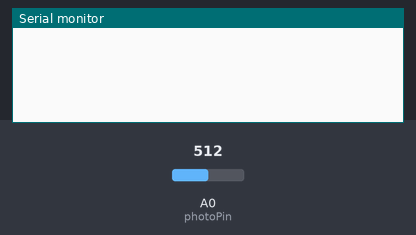
Bench run of a sketch on a simulated Arduino Uno, built with avr-gcc and run on an emulated ATmega328P. Parts: the last lines printed to the serial monitor. The inputs (shaded band) are chosen by the test bench; at power-on: A0 (photoPin) = 512.

Above: at 1.2 s.
1.3 s: A0 (photoPin) set to 306
At 2.1 s:
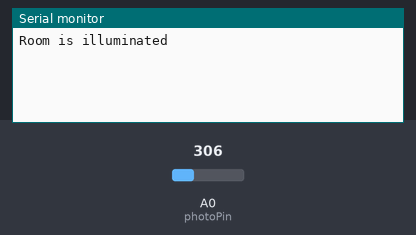
2.8 s: A0 (photoPin) set to 716
At 3.4 s:
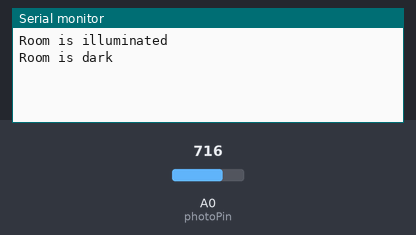

The sketch:

Lesson25.ino
```cpp
// (licence header left out)
const int photoPin = A0; // analog input pin connected to photoresistor
const int threshold = 10000; // threshold resistance value in ohms
bool roomLit = false; // variable to keep track of room's previous state

void setup() {
  Serial.begin(9600); // initialize serial communication
  while(!Serial){
    delay(100);
  }
}

void loop() {
  int sensorValue = analogRead(photoPin); // read analog value from photoresistor
  float resistance = (1023.0 - sensorValue) * 10000.0 / sensorValue; // calculate resistance in ohms

  // check if room is illuminated or not
  if (resistance < threshold) {
    if (roomLit) { // room just became dark
      Serial.println("Room is dark");
      roomLit = false;
    }
  } else {
    if (!roomLit) { // room just became illuminated
      Serial.println("Room is illuminated");
      roomLit = true;
    }
  }

  delay(100); // wait for 100ms before reading again
}
```

Measured:
- after the input at 1.3 s, the serial monitor: prints a new line at once (image 1)
- after the input at 2.8 s, the serial monitor: prints a new line at once (image 2)
